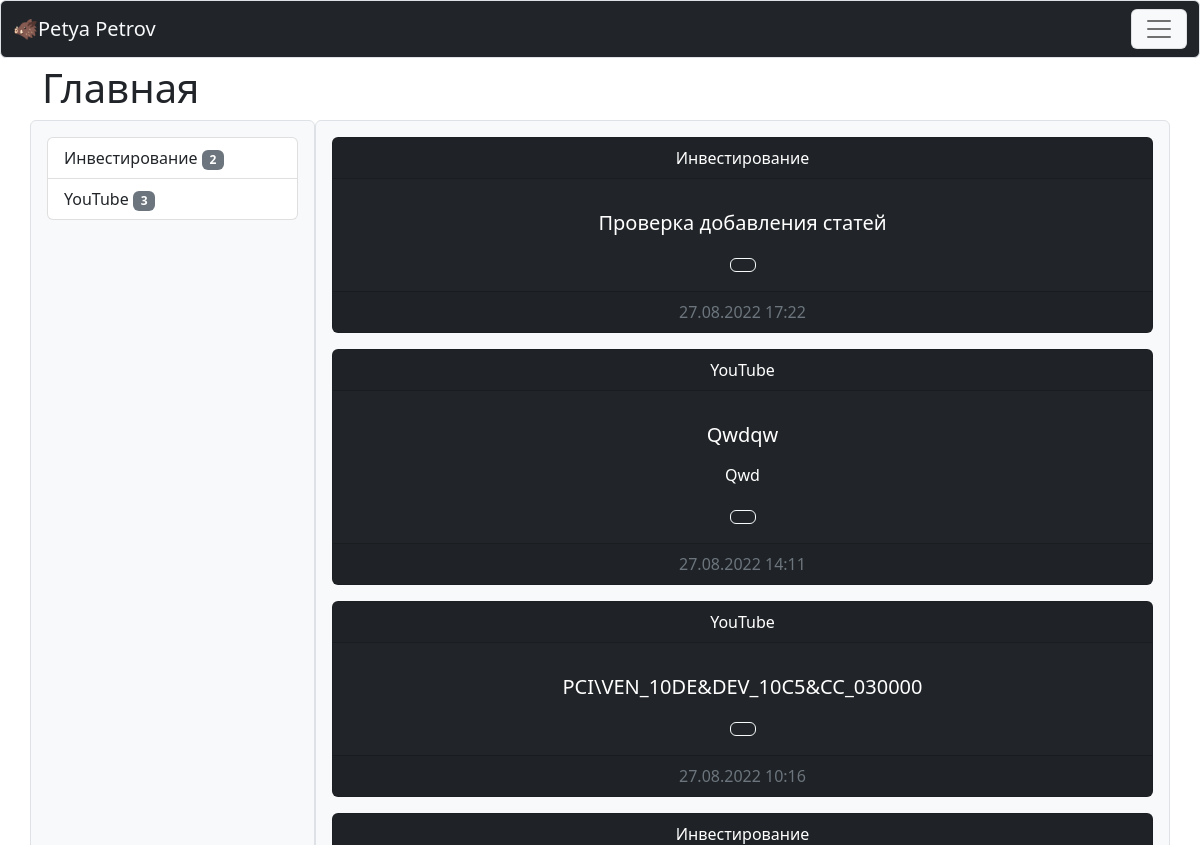
/ (upper part), run on an earlier commit of the app's database.
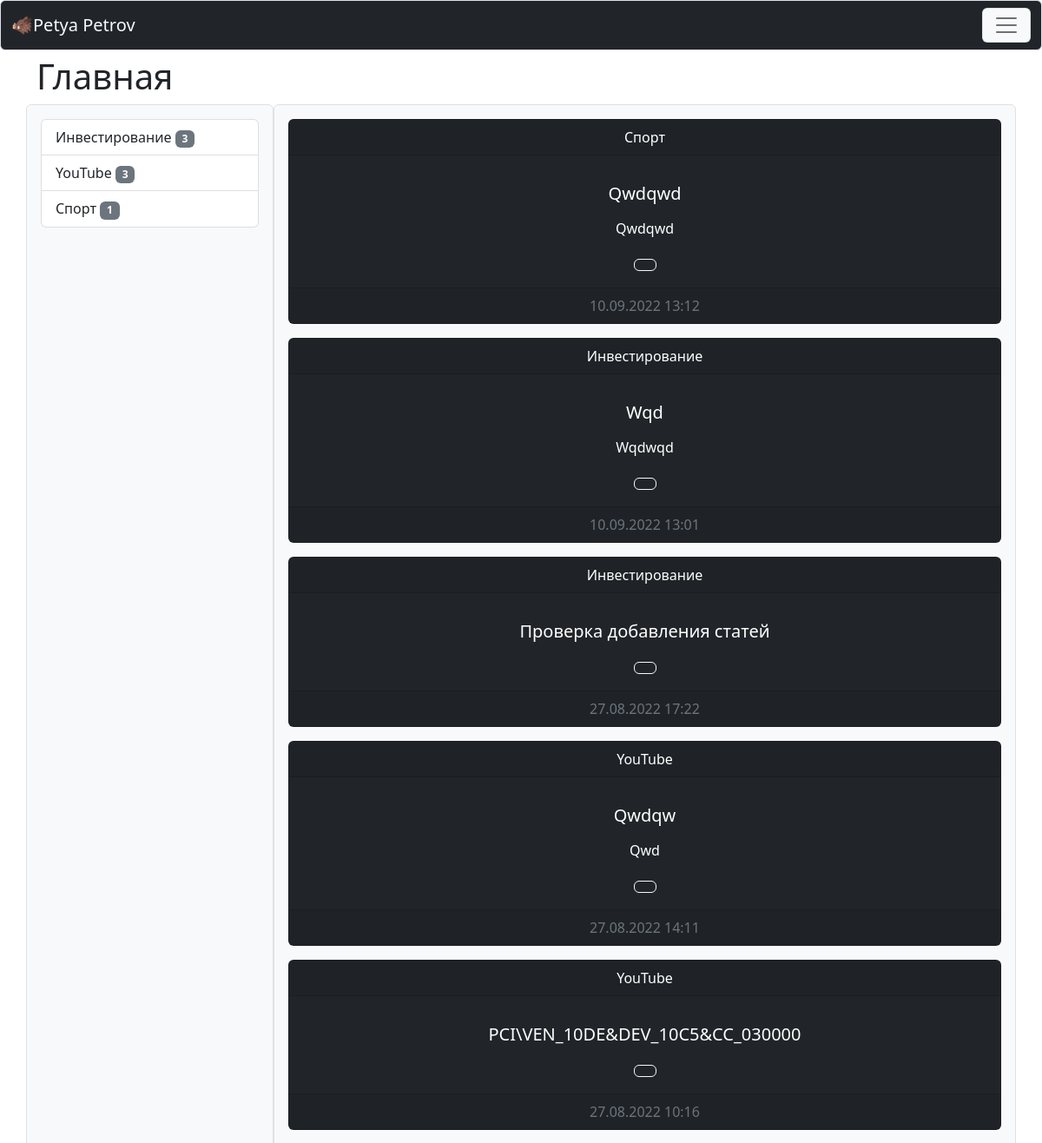
And on a later commit of the database.
### blog/models.py (models this page shows, shortened)
class Category(models.Model):
    def __str__(self):
        return self.title
    def get_absolute_url(self):
        return reverse('category',kwargs={"category_id": self.pk})
    class Meta:
        verbose_name = 'Категорию'
        verbose_name_plural = 'Категории'
        ordering = ['title']
    title = models.CharField(max_length=255, db_index=True,verbose_name='Название категории')

class Article(models.Model):
    def get_absolute_url(self):
        return reverse('article',kwargs={"pk": self.pk})
    class Meta:
        verbose_name = 'Пост'
        verbose_name_plural = 'Посты'
        ordering = ['-created_at']
    title = models.CharField(max_length=255, db_index=True, verbose_name='Заголовок')
    content = models.TextField(blank=True, verbose_name='Контент')
    created_at = models.DateTimeField(auto_now_add=True, verbose_name='Создано')
    update_at = models.DateTimeField(auto_now=True, verbose_name='Изменено')
    photo = models.ImageField(upload_to='photos/%Y/%m/%d/',blank=True, verbose_name='Фото')
    file = models.FileField(upload_to='files/%Y/%m/%d/',blank=True, verbose_name='Прикрепленный файл')
    published = models.BooleanField(default=True, verbose_name='Опубликовано')
    category = models.ForeignKey('Category', on_delete=models.PROTECT, null=True, verbose_name='Категория', related_name='get_articles')
    views = models.IntegerField(default=0)

### blog/views.py (the view)
# urls.py: path('', HomeArticle.as_view(), name='home'),
class HomeArticle(ListView):
    model = Article
    template_name = 'blog/home.html'
    context_object_name = 'articles'
    def get_context_data(self, *, object_list = None, **kwargs):
        context = super().get_context_data(**kwargs)
        context['title'] = 'Главная страница'
        context['title_current'] = 'Главная'
        return context
    def get_queryset(self):
        return Article.objects.filter(published=True).select_related('category')

### blog/templatetags/blog_tags.py (called while the page is built)
@register.inclusion_tag('blog/list_categories.html')
def show_categories(category):
    categories = Category.objects.annotate(cnt=Count('get_articles')).filter(cnt__gt=0)
    return {'categories':categories,'category':category}

### blog/templates/blog/home.html (shortened to what this page needs)
{% extends 'base.html' %}
{% block home %}
<div class="row mb-5">
    <div class="col-md-3 bg-light p-3 border rounded">
        {% include 'blog/include/_sidebar.html' %}
    </div>
    <div class="col-md-9 bg-light p-3 border rounded">
        {% include 'blog/include/_cards.html' %}
    </div>
</div>
{% endblock %}

### blog/templates/blog/list_categories.html
<div class="list-group mb-3">
  {% for cat in categories %}
  {% if cat == category %}
  <a href="{{cat.get_absolute_url}}" class="list-group-item list-group-item-action active bg-dark border-dark">{{cat.title}}
    <span class="badge text-bg-secondary">
      {{cat.cnt}}
    </span>
  </a>
  {% else %}
  <a href="{{cat.get_absolute_url}}" class="list-group-item list-group-item-action">{{cat.title}}
    <span class="badge text-bg-secondary">
      {{cat.cnt}}
    </span>
  </a>
  {% endif %}
  {% endfor %}
</div>

### blog/templates/blog/include/_cards.html (shortened to what this page needs)
{% load static %}
{% for card in articles %}
<div class="card text-bg-dark text-center mb-3">
  <div class="card-header">
    <a href="{{ card.category.get_absolute_url }}" class="list-group-item">{{card.category|capfirst}}</a>
  </div>
  <div class="card-body">
    <div class="media">
      <div class="media-body  mt-3">
        <h5 class="card-title">{{card.title|capfirst}}</h5>
        <p class="card-text">{{card.content|capfirst|linebreaks|truncatewords:50}}</p>
        <a href="{{card.get_absolute_url}}" class="btn btn-outline-light">
        </a>
      </div>
    </div>
  </div>
  <div class="card-footer text-muted">
    {{card.update_at | date:"d.m.Y H:i"}}
  </div>
</div>
{% empty %}
<h5 class="card-title">Пока нет никаких постов</h5>
{% endfor %}

What changed in the data, as far as the page shows it:
no longer on this page (row unchanged): Article: category "Инвестирование"
computed for Category "Инвестирование": cnt "2" → "3"
now on this page (row unchanged): Category: title "Спорт", cnt "1"
added Article: category "Спорт", title "Qwdqwd", content "Qwdqwd", update_at "10.09.2022 13:12"
added Article: category "Инвестирование", title "Wqd", content "Wqdwqd", update_at "10.09.2022 13:01"
